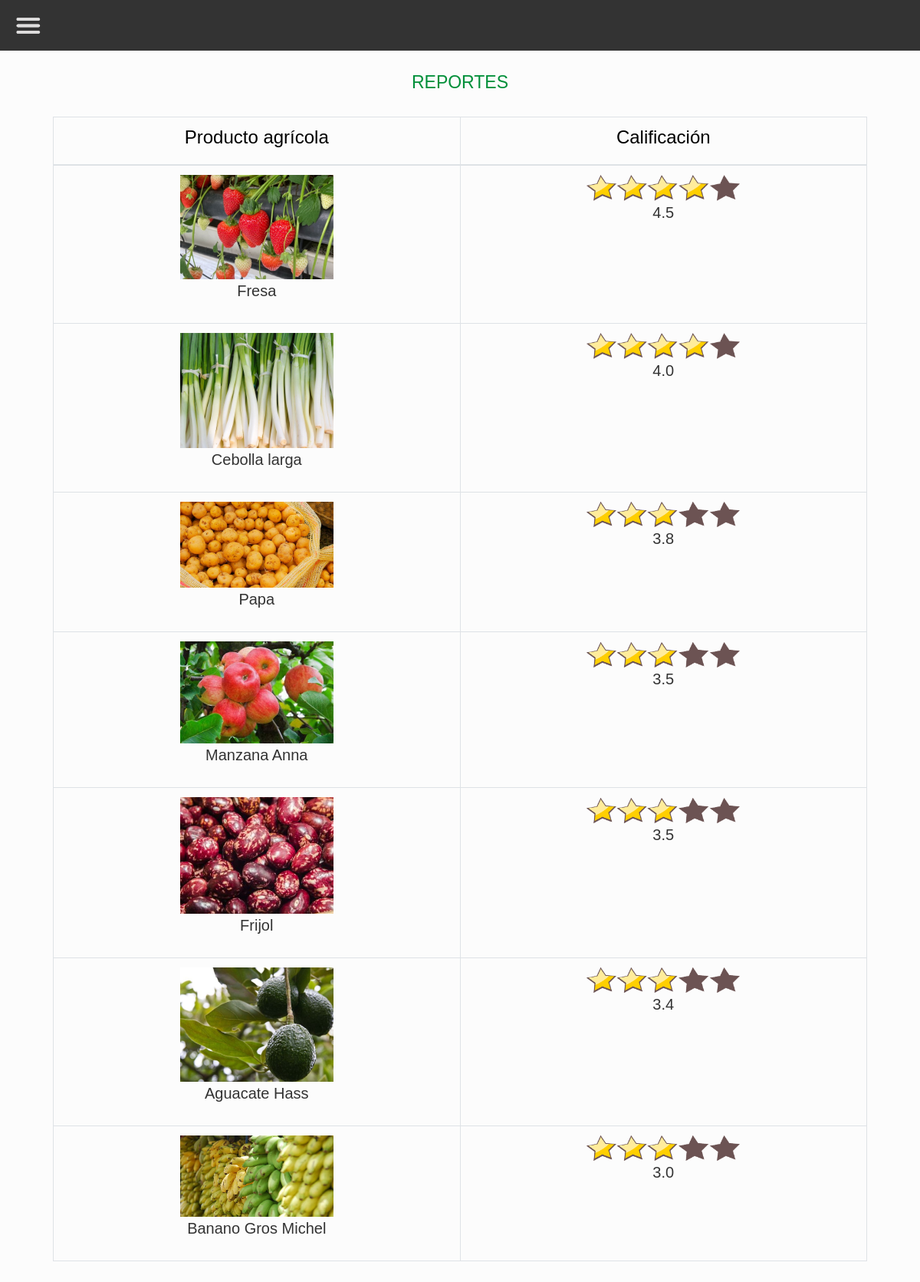
Page /reportes.php (signed in) on the committed database.
### tables this page shows
CREATE TABLE `productos` (
  `id_producto` bigint(20) NOT NULL,
  `nombre` varchar(50) NOT NULL,
  `precio` int(30) NOT NULL,
  `unidad` varchar(20) NOT NULL,
  `descripcion` varchar(300) NOT NULL,
  `foto` varchar(100) NOT NULL,
  `id_productor` bigint(11) NOT NULL,
  `visible` char(1) NOT NULL
);

### reportes.php (the view, shortened to what this page needs)
<?php
include("datos_conexion2.php");
include('header.php');
include('menu_admin.php');
?>
<main class = "container p-4">
  <h1 align = "center">Reportes</h1>
  <br>
  <div class = "col-md-12">
    <table class = "table table-bordered">
      <thead>
        <tr>
          <th><h2 style = "font-size: 24px">Producto agrícola</h2></th>
          <th><h2 style = "font-size: 24px">Calificación</h2></th>
        </tr>
      </thead>
      <tbody>
        <?php
            $query = "SELECT productos.id_producto,productos.nombre,productos.foto,productos.visible,
                    reportes.id_producto,round(AVG (reportes.estrellas),1) AS promedio
                    FROM productos INNER JOIN reportes ON productos.id_producto = reportes.id_producto
                    GROUP BY reportes.id_producto ORDER BY promedio DESC";
            $result_tasks = mysqli_query($conn,$query);
          while($row = mysqli_fetch_assoc($result_tasks)) {
            if($row['visible'] == 'T'){ ?>
                <tr>
                    <td><p style = "font-size: 20px"><img width = 200px src = "<?php echo $row['foto'];?>"><br><?php echo $row['nombre'];?></p></td>
                    <?php
                    if($row['promedio'] >= 3.0 and $row['promedio'] < 4.0) { ?>
                        <td><p style = "font-size: 20px"><img width = 200px src = "img/start3.png"><br><?php echo $row['promedio']; ?></p></td>
                    <?php } ?>
                    <?php
                    if($row['promedio'] >= 4.0 and $row['promedio'] < 5.0) { ?>
                        <td><p style = "font-size: 20px"><img width = 200px src = "img/start4.png"><br><?php echo $row['promedio']; ?></p></td>
                    <?php } ?>
                </tr>
            <?php }
          }?>
        </tbody>
      </table>
    </div>
</main>

### css/style.css (style rules this page uses)
h1 { color:#008f39; font-family: 'Gill Sans', 'Gill Sans MT', Calibri, 'Trebuchet MS', sans-serif; font-size: 50px; }
h2 { color: black; text-align: center; font-family: 'Gill Sans', 'Gill Sans MT', Calibri, 'Trebuchet MS', sans-serif; font-size: 22px; }
p { color: black; text-align: center; font-family: 'Gill Sans', 'Gill Sans MT', Calibri, 'Trebuchet MS', sans-serif; font-size: 16px; }

### css/style3.css (style rules this page uses)
* { margin: 0; padding: 0; box-sizing: border-box; }

### css/example.css (style rules this page uses)
html { font-size: 100%; -webkit-text-size-adjust: 100%; -ms-text-size-adjust: 100%; }
img { max-width: 100%; width: auto\9; height: auto; vertical-align: middle; border: 0; -ms-interpolation-mode: bicubic; }
.container, .navbar-static-top .container, .navbar-fixed-top .container, .navbar-fixed-bottom .container { width: 940px; }
.container { margin-right: auto; margin-left: auto; *zoom: 1; }
.container:before, .container:after { display: table; content: ""; line-height: 0; }
.container:after { clear: both; }
h1 { font-size: 23px; text-transform: uppercase; }
h2 { font-size: 18px }
p { font-weight: 400; color: #333; margin:0 0 15px; }

### css/example2.css (style rules this page uses)
.container { margin: 0 auto }
@media (min-width: 1200px) { .container { width: 1170px } }

### rows in the picture
productos: foto (picture), nombre "Fresa", promedio "4.5"
productos: foto (picture), nombre "Cebolla larga", promedio "4.0"
productos: foto (picture), nombre "Papa", promedio "3.8"
productos: foto (picture), nombre "Manzana Anna", promedio "3.5"
productos: foto (picture), nombre "Frijol", promedio "3.5"
productos: foto (picture), nombre "Aguacate Hass", promedio "3.4"
productos: foto (picture), nombre "Banano Gros Michel", promedio "3.0"
